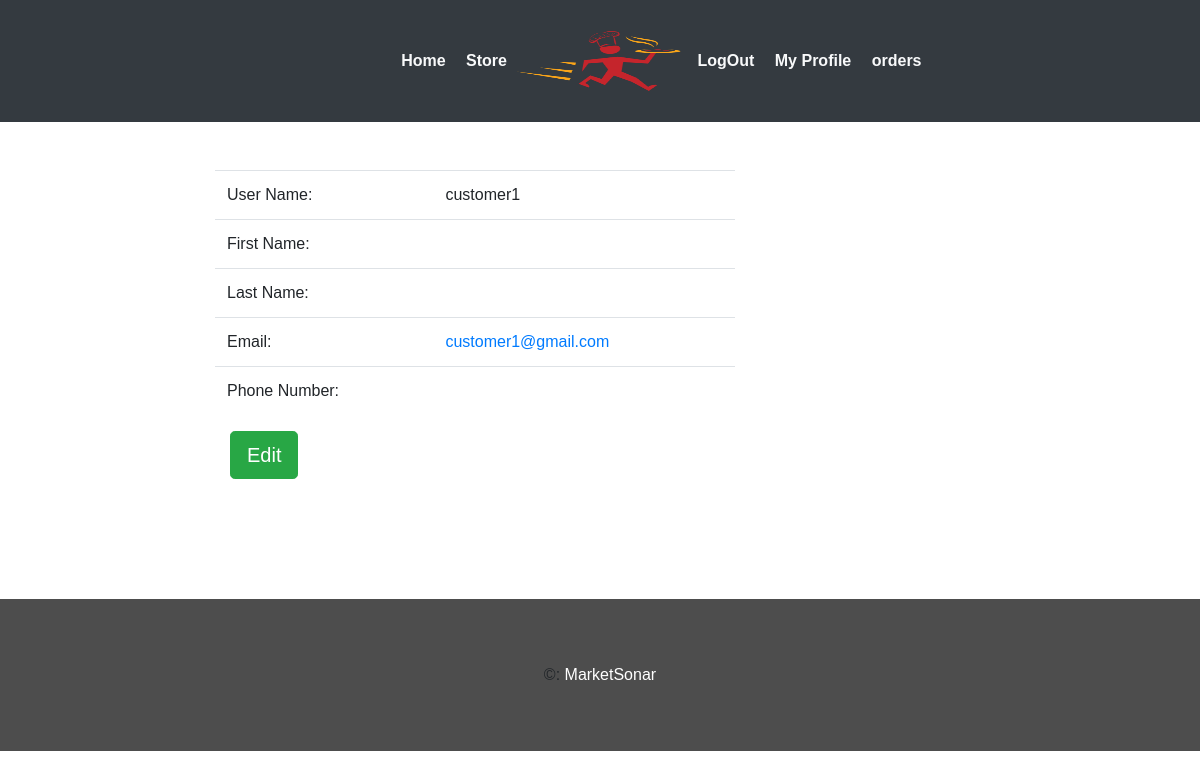
/food/profile/user/ (signed in), run on an earlier commit of the app's database.
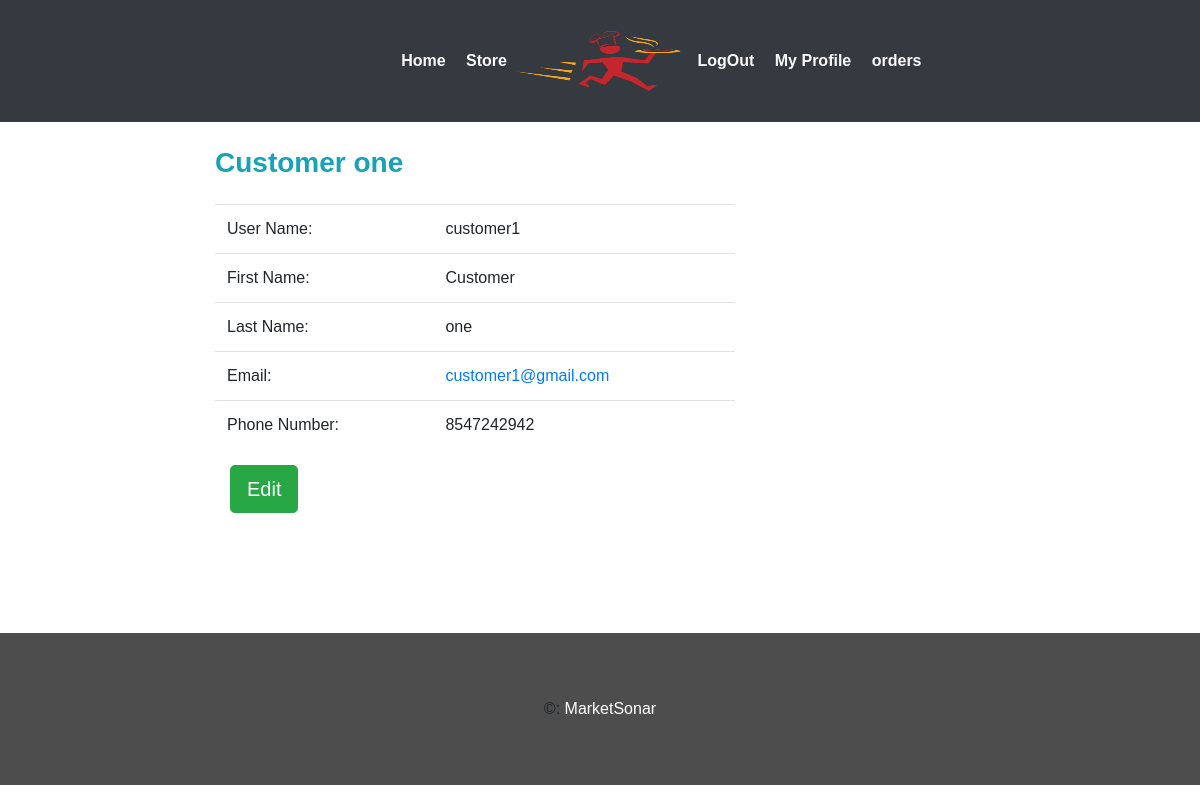
And on a later commit of the database.
### start/models.py (models this page shows)
class User(AbstractUser):
    is_customer=models.BooleanField(default=False)
    is_gate=models.BooleanField(default=False)
    is_cctv=models.BooleanField(default=False)
    is_restaurant=models.BooleanField(default=False)

### webapp/models.py (models this page shows, shortened)
class Customer(models.Model):
	user 		= models.OneToOneField(settings.AUTH_USER_MODEL,on_delete=models.CASCADE)
	f_name   	= models.CharField(max_length=20,blank=False)
	l_name		= models.CharField(max_length=20,blank=False)
	phone 		= models.IntegerField(blank=False,unique=True)

### webapp/views.py (the view)
# urls.py: path('profile/user/',views.customerProfile,name='profile'),
def customerProfile(request,pk=None):
	if pk:
		user = User.objects.get(pk=pk)
	else:
		user=request.user
	return render(request,'webapp/profile.html',{'user':user})

### webapp/templates/webapp/profile.html (shortened to what this page needs)
{% extends 'webapp/base.html'%}
{% block body %}
<br>
	<div class="container col-md-8">
		<div class="row">
		<div class=" col-md-11 toppad">
          <div class="panel panel-info">
            <div class="panel-heading">
              <h3 class="panel-title text-info "><strong>{{user.customer.f_name}}  {{user.customer.l_name}}</strong></h3>
                          </div>
                          <br>
                          <div class="panel-body">
                            <div class="row">
                              <div class=" col-md-9 col-lg-9 ">
                                <table class="table table-user-information">
                                  <tbody>
                                  	<tr>
                                      <td>User Name:</td>
                                      <td>{{user.username}}</td>
                                    </tr>
                                    <tr>
                                      <td>First Name:</td>
                                      <td>{{user.customer.f_name}}</td>
                                    </tr>
                                    <tr>
                                      <td>Last Name:</td>
                                      <td>{{user.customer.l_name}}</td>
                                    </tr>
                                    <tr>
                                      <td>Email:</td>
                                      <td><a href="#">{{user.email}}</a></td>
                                    </tr>
                                    <tr>
                                      <td>Phone Number:</td>
                                      <td>{{user.customer.phone}}
                                      </td>
                                    </tr>
                                  </tbody>
                                </table>
                                <div class="container">
                                <div class="row">
                                  <div class="col">
                                  <a class="btn btn-success btn-lg" href="{% url 'food:cupdate' user.id %}">Edit</a>
                                </div>
                                </div>
                  				</div>
                </div>
              </div>
            </div>
        </div>
        </div>
		</div>
	</div>
  <br>
{% endblock%}

What changed in the data, as far as the page shows it:
changed User "customer1": customer.f_name (not shown) → "Customer"; customer.l_name (not shown) → "one"; customer.phone (not shown) → "8547242942"
